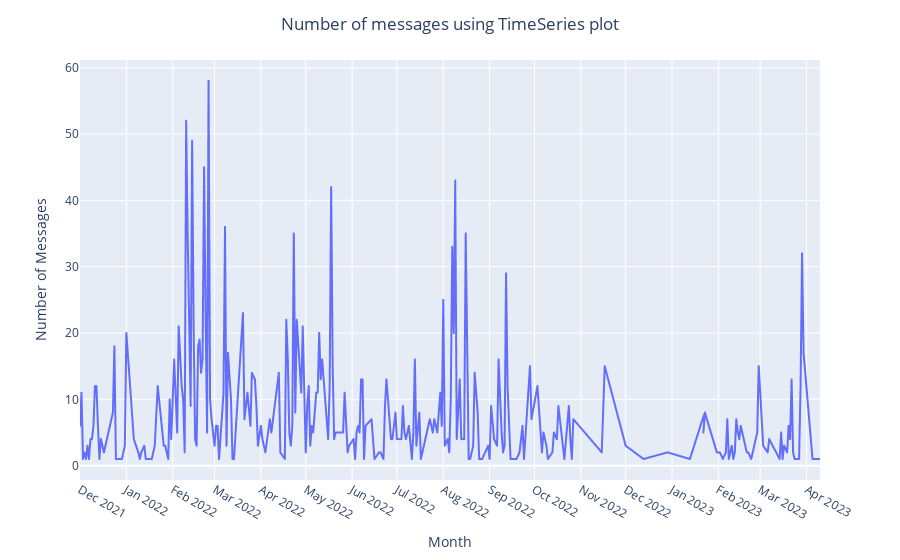

The code cell stored with this chart in its notebook:
### Code cell
### Time series plot Number of messages

dates = df['Date'].value_counts() 
dates2dict = dates.to_dict() #converts to dictionary
df['Msg_count'] = df['Date'].map(dates2dict)

### Timeseries plot 
fig = px.line(x=df['Date'],y=df['Msg_count'])
fig.update_layout(title='Number of messages using TimeSeries plot',
                  title_x=0.5,
                  xaxis_title='Month',
                  yaxis_title='Number of Messages')
fig.update_xaxes(nticks=20)
fig.show()

### Figure 1 — Plotly figure (JSON) as saved in the notebook; plotly's stock layout.template omitted (floating-point values rounded to 4 significant figures; data arrays with more than 128 entries replaced by an {"elided": "..."} marker saying what was removed)
{"data": [{"hovertemplate": "x=%{x}<br>y=%{y}<extra></extra>", "legendgroup": "", "line": {"color": "#636efa", "dash": "solid"}, "marker": {"symbol": "circle"}, "mode": "lines", "name": "", "showlegend": false, "type": "scattergl", "x": {"elided": "2087 str values"}, "xaxis": "x", "y": {"elided": "2087 int values"}, "yaxis": "y"}], "layout": {"legend": {"tracegroupgap": 0}, "margin": {"t": 60}, "title": {"text": "Number of messages using TimeSeries plot", "x": 0.5}, "xaxis": {"anchor": "y", "domain": [0, 1], "nticks": 20, "title": {"text": "Month"}}, "yaxis": {"anchor": "x", "domain": [0, 1], "title": {"text": "Number of Messages"}}}}
